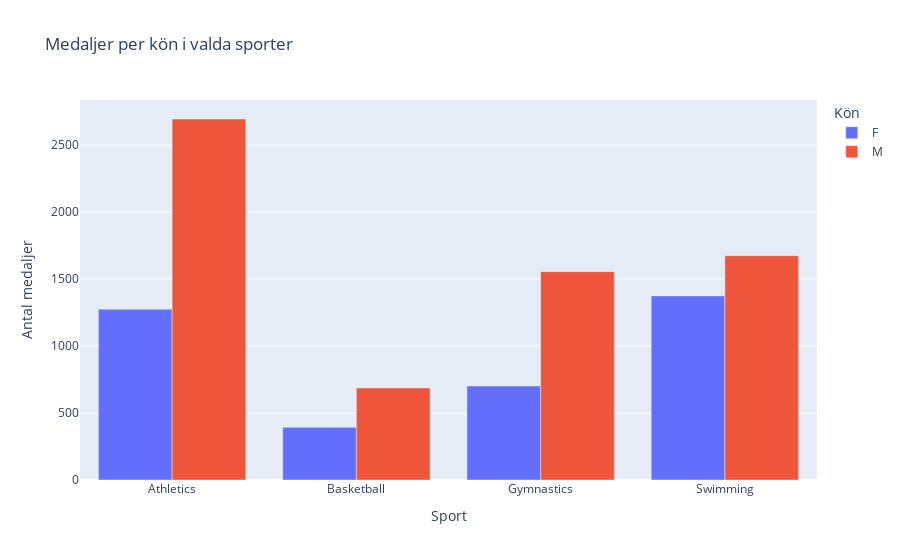

Source (notebook cell):
### Code cell
medals_by_gender_sport = (
    filtered_sports.groupby(["Sport", "Sex"]).size().reset_index(name="Count")
)


fig = px.bar(
    medals_by_gender_sport,
    x="Sport",
    y="Count",
    color="Sex",
    title="Medaljer per kön i valda sporter",
    labels={"Sport": "Sport", "Count": "Antal medaljer", "Sex": "Kön"},
    barmode="group",
)

fig.show()

### Figure 1 — Plotly figure (JSON) as saved in the notebook; plotly's stock layout.template omitted (floating-point values rounded to 4 significant figures)
{"data": [{"alignmentgroup": "True", "hovertemplate": "Kön=F<br>Sport=%{x}<br>Antal medaljer=%{y}<extra></extra>", "legendgroup": "F", "marker": {"color": "#636efa", "pattern": {"shape": ""}}, "name": "F", "offsetgroup": "F", "orientation": "v", "showlegend": true, "textposition": "auto", "type": "bar", "x": ["Athletics", "Basketball", "Gymnastics", "Swimming"], "xaxis": "x", "y": [1275, 393, 701, 1374], "yaxis": "y"}, {"alignmentgroup": "True", "hovertemplate": "Kön=M<br>Sport=%{x}<br>Antal medaljer=%{y}<extra></extra>", "legendgroup": "M", "marker": {"color": "#EF553B", "pattern": {"shape": ""}}, "name": "M", "offsetgroup": "M", "orientation": "v", "showlegend": true, "textposition": "auto", "type": "bar", "x": ["Athletics", "Basketball", "Gymnastics", "Swimming"], "xaxis": "x", "y": [2694, 687, 1555, 1674], "yaxis": "y"}], "layout": {"barmode": "group", "legend": {"title": {"text": "Kön"}, "tracegroupgap": 0}, "title": {"text": "Medaljer per kön i valda sporter"}, "xaxis": {"anchor": "y", "domain": [0, 1], "title": {"text": "Sport"}}, "yaxis": {"anchor": "x", "domain": [0, 1], "title": {"text": "Antal medaljer"}}}}
